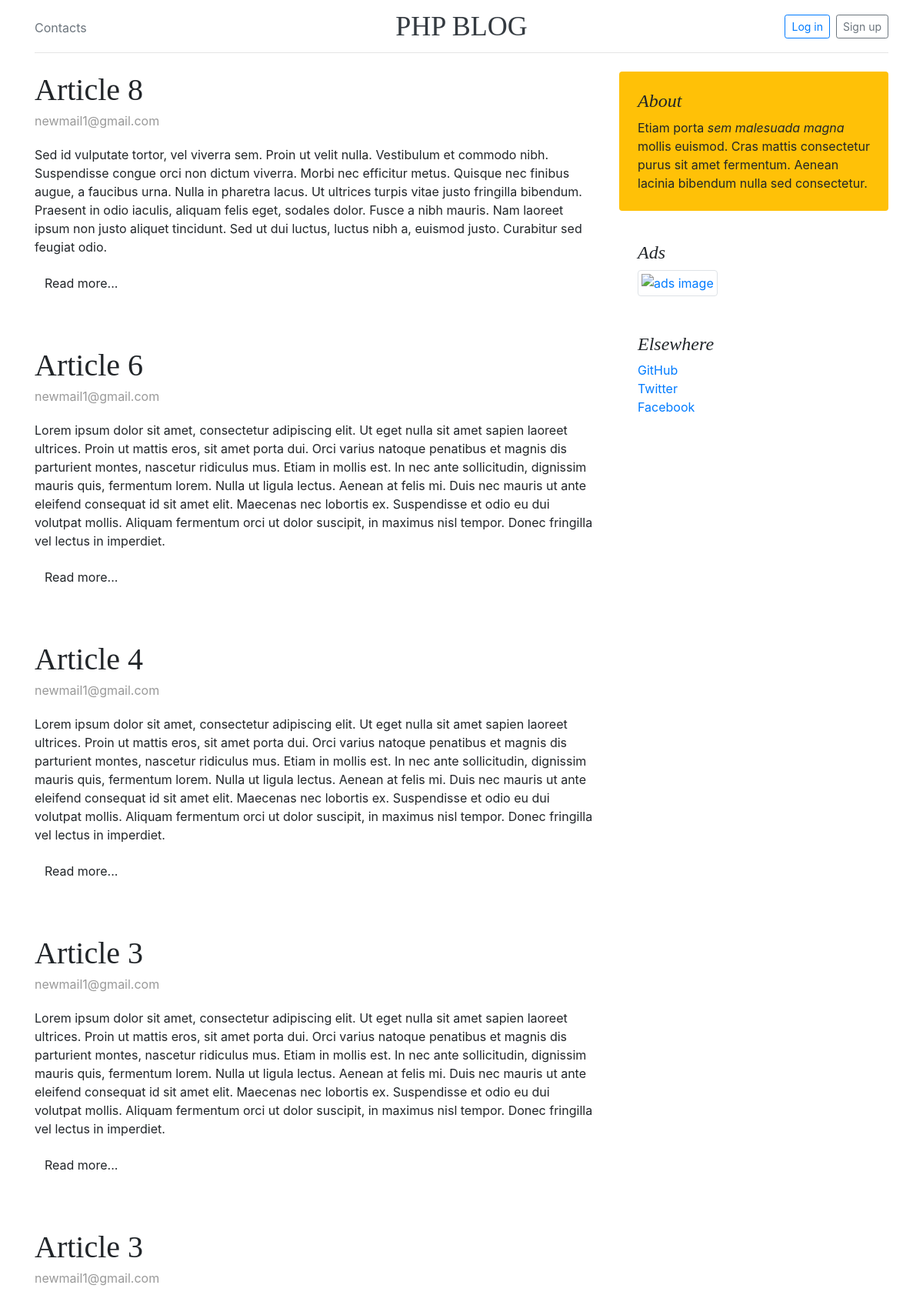
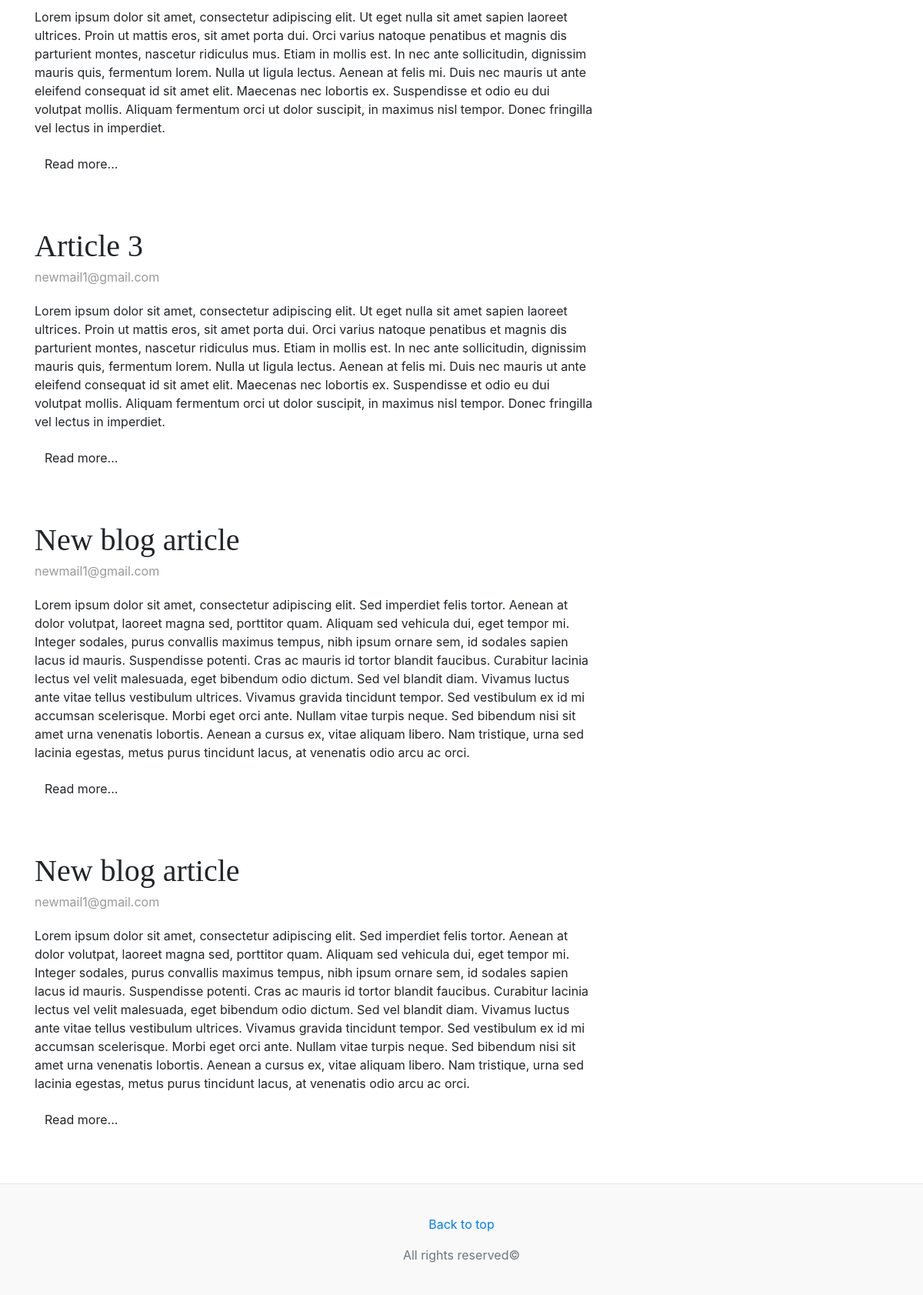
The page / on the database its author committed (2 pictures, top to bottom).
### tables this page shows
CREATE TABLE `articles` (
  `id` int(11) UNSIGNED NOT NULL,
  `title` varchar(255) NOT NULL,
  `intro` text NOT NULL,
  `text` text NOT NULL,
  `date` int(11) UNSIGNED NOT NULL,
  `author` varchar(20) NOT NULL
);

### index.php (the view, shortened to what this page needs)
<!DOCTYPE html>
<html lang="en" dir="ltr">
  <head>
    <?php
    include_once "blocks/head.php"?>
  </head>
  <body>
    <?php include_once "blocks/header.php"?>
    <main role="main" class="container">
      <div class="row">
        <div class="col-md-8 blog-main">
          <?php
          require_once 'mysql_connect.php';
          $sql = 'SELECT * FROM `articles` ORDER BY `date` DESC';
          $query = $pdo->query($sql);
          while($row = $query->fetch(PDO::FETCH_OBJ)){
            echo "<div class='blog-post'>
              <h2 class='blog-post-title'>$row->title</h2>
              <p class='blog-post-meta'>$row->author
              <p>$row->intro
              <p><a class='btn btn-default' href='/news.php?id=$row->id' title='$row->title'>Read more...</a>
              </div>";
          }
          ?>
       </div>
       <?php include_once "blocks/aside.php"?>
      </div>
    </main>
    <?php include_once "blocks/footer.php"?>
  </body>
</html>

### blocks/head.php (shortened to what this page needs)
<link rel="stylesheet" href="https://stackpath.bootstrapcdn.com/bootstrap/4.3.1/css/bootstrap.min.css">
<link href="css/blog.css" rel="stylesheet">
<link href="css/main.css" rel="stylesheet">

### blocks/header.php
<div class="container mb-4">
  <header class="blog-header py-3">
    <div class="row flex-nowrap justify-content-between align-items-center">
      <div class="col-4 pt-1">
        <a class="text-muted" href="/contacts.php">Contacts</a>
      </div>
      <div class="col-4 text-center">
        <a class="blog-header-logo text-dark" href="/">PHP BLOG</a>
      </div>
      <div class="col-4 d-flex justify-content-end align-items-center">
        <?php
        if($_COOKIE['log'] == ''):
        ?>
        <a class="btn btn-sm btn-outline-primary mr-2" href="/auth.php">Log in</a>
        <a class="btn btn-sm btn-outline-secondary" href="/reg.php">Sign up</a>
        <?php
        else:
        ?>
        <a class="btn btn-sm btn-outline-secondary mr-2" href="/article.php">New Article</a>
        <a class="btn btn-sm btn-outline-primary mr-2" href="/auth.php">My profile</a>
        <?php
        endif;
        ?>
      </div>
    </div>
  </header>
</div>

### blocks/aside.php
<aside class="col-md-4 blog-sidebar">
  <div class="p-4 mb-3 bg-warning rounded">
    <h4 class="font-italic">About</h4>
    <p class="mb-0">Etiam porta <em>sem malesuada magna</em> mollis euismod. Cras mattis consectetur purus sit amet fermentum. Aenean lacinia bibendum nulla sed consectetur.</p>
  </div>
  <div class="p-4">
    <h4 class="font-italic">Ads</h4>
    <a href=""><img class="img-thumbnail" src="https://imagescdn.dealercarsearch.com/Media/14883/12560787/636897243426080342.jpg" alt="ads image"></a>
  </div>
  <div class="p-4">
    <h4 class="font-italic">Elsewhere</h4>
    <ol class="list-unstyled">
      <li><a href="https://github.com">GitHub</a></li>
      <li><a href="https://twitter.com">Twitter</a></li>
      <li><a href="https://www.facebook.com">Facebook</a></li>
    </ol>
  </div>
</aside>

### blocks/footer.php
<footer class="blog-footer">
  <p>
    <a href="#">Back to top</a>
  </p>
  <p>
    <span class="text-muted">All rights reserved&#169;</span>
  </p>
</footer>

### css/blog.css (style rules this page uses)
.blog-header { line-height: 1; border-bottom: 1px solid #e5e5e5; }
.blog-header-logo { font-family: "Playfair Display", Georgia, "Times New Roman", serif; font-size: 2.25rem; }
h1, h2, h3, h4, h5, h6 { font-family: "Playfair Display", Georgia, "Times New Roman", serif; }
.blog-post { margin-bottom: 4rem; }
.blog-post-title { margin-bottom: .25rem; font-size: 2.5rem; }
.blog-post-meta { margin-bottom: 1.25rem; color: #999; }
.blog-footer { padding: 2.5rem 0; color: #999; text-align: center; background-color: #f9f9f9; border-top: .05rem solid #e5e5e5; }
.blog-footer p:last-child { margin-bottom: 0; }

### rows shown on the page
articles: title "Article 8", author "newmail1@gmail.com", intro "Sed id vulputate tortor, vel viverra sem. Proin ut velit nulla. Vestibulum et commodo nibh. Suspendisse congue orci non dictum viverra. Morbi nec efficitur metus. Quisque nec finibus augue, a faucibus urna. Nulla in pharetra lacus. Ut ultrices turpis vitae justo fringilla bibendum. Praesent in odio iaculis, aliquam felis eget, sodales dolor. Fusce a nibh mauris. Nam laoreet ipsum non justo aliquet tincidunt. Sed ut dui luctus, luctus nibh a, euismod justo. Curabitur sed feugiat odio."
articles: title "Article 6", author "newmail1@gmail.com", intro "Lorem ipsum dolor sit amet, consectetur adipiscing elit. Ut eget nulla sit amet sapien laoreet ultrices. Proin ut mattis eros, sit amet porta dui. Orci varius natoque penatibus et magnis dis parturient montes, nascetur ridiculus mus. Etiam in mollis est. In nec ante sollicitudin, dignissim mauris quis, fermentum lorem. Nulla ut ligula lectus. Aenean at felis mi. Duis nec mauris ut ante eleifend consequat id sit amet elit. Maecenas nec lobortis ex. Suspendisse et odio eu dui volutpat mollis. Aliquam fermentum orci ut dolor suscipit, in maximus nisl tempor. Donec fringilla vel lectus in imperdiet."
articles: title "Article 4", author "newmail1@gmail.com", intro "Lorem ipsum dolor sit amet, consectetur adipiscing elit. Ut eget nulla sit amet sapien laoreet ultrices. Proin ut mattis eros, sit amet porta dui. Orci varius natoque penatibus et magnis dis parturient montes, nascetur ridiculus mus. Etiam in mollis est. In nec ante sollicitudin, dignissim mauris quis, fermentum lorem. Nulla ut ligula lectus. Aenean at felis mi. Duis nec mauris ut ante eleifend consequat id sit amet elit. Maecenas nec lobortis ex. Suspendisse et odio eu dui volutpat mollis. Aliquam fermentum orci ut dolor suscipit, in maximus nisl tempor. Donec fringilla vel lectus in imperdiet."
articles: title "Article 3", author "newmail1@gmail.com", intro "Lorem ipsum dolor sit amet, consectetur adipiscing elit. Ut eget nulla sit amet sapien laoreet ultrices. Proin ut mattis eros, sit amet porta dui. Orci varius natoque penatibus et magnis dis parturient montes, nascetur ridiculus mus. Etiam in mollis est. In nec ante sollicitudin, dignissim mauris quis, fermentum lorem. Nulla ut ligula lectus. Aenean at felis mi. Duis nec mauris ut ante eleifend consequat id sit amet elit. Maecenas nec lobortis ex. Suspendisse et odio eu dui volutpat mollis. Aliquam fermentum orci ut dolor suscipit, in maximus nisl tempor. Donec fringilla vel lectus in imperdiet."
articles: title "Article 3", author "newmail1@gmail.com", intro "Lorem ipsum dolor sit amet, consectetur adipiscing elit. Ut eget nulla sit amet sapien laoreet ultrices. Proin ut mattis eros, sit amet porta dui. Orci varius natoque penatibus et magnis dis parturient montes, nascetur ridiculus mus. Etiam in mollis est. In nec ante sollicitudin, dignissim mauris quis, fermentum lorem. Nulla ut ligula lectus. Aenean at felis mi. Duis nec mauris ut ante eleifend consequat id sit amet elit. Maecenas nec lobortis ex. Suspendisse et odio eu dui volutpat mollis. Aliquam fermentum orci ut dolor suscipit, in maximus nisl tempor. Donec fringilla vel lectus in imperdiet."
articles: title "Article 3", author "newmail1@gmail.com", intro "Lorem ipsum dolor sit amet, consectetur adipiscing elit. Ut eget nulla sit amet sapien laoreet ultrices. Proin ut mattis eros, sit amet porta dui. Orci varius natoque penatibus et magnis dis parturient montes, nascetur ridiculus mus. Etiam in mollis est. In nec ante sollicitudin, dignissim mauris quis, fermentum lorem. Nulla ut ligula lectus. Aenean at felis mi. Duis nec mauris ut ante eleifend consequat id sit amet elit. Maecenas nec lobortis ex. Suspendisse et odio eu dui volutpat mollis. Aliquam fermentum orci ut dolor suscipit, in maximus nisl tempor. Donec fringilla vel lectus in imperdiet."
articles: title "New blog article", author "newmail1@gmail.com", intro "Lorem ipsum dolor sit amet, consectetur adipiscing elit. Sed imperdiet felis tortor. Aenean at dolor volutpat, laoreet magna sed, porttitor quam. Aliquam sed vehicula dui, eget tempor mi. Integer sodales, purus convallis maximus tempus, nibh ipsum ornare sem, id sodales sapien lacus id mauris. Suspendisse potenti. Cras ac mauris id tortor blandit faucibus. Curabitur lacinia lectus vel velit malesuada, eget bibendum odio dictum. Sed vel blandit diam. Vivamus luctus ante vitae tellus vestibulum ultrices. Vivamus gravida tincidunt tempor. Sed vestibulum ex id mi accumsan scelerisque. Morbi eget orci ante. Nullam vitae turpis neque. Sed bibendum nisi sit amet urna venenatis lobortis. Aenean a…"
articles: title "New blog article", author "newmail1@gmail.com", intro "Lorem ipsum dolor sit amet, consectetur adipiscing elit. Sed imperdiet felis tortor. Aenean at dolor volutpat, laoreet magna sed, porttitor quam. Aliquam sed vehicula dui, eget tempor mi. Integer sodales, purus convallis maximus tempus, nibh ipsum ornare sem, id sodales sapien lacus id mauris. Suspendisse potenti. Cras ac mauris id tortor blandit faucibus. Curabitur lacinia lectus vel velit malesuada, eget bibendum odio dictum. Sed vel blandit diam. Vivamus luctus ante vitae tellus vestibulum ultrices. Vivamus gravida tincidunt tempor. Sed vestibulum ex id mi accumsan scelerisque. Morbi eget orci ante. Nullam vitae turpis neque. Sed bibendum nisi sit amet urna venenatis lobortis. Aenean a…"
